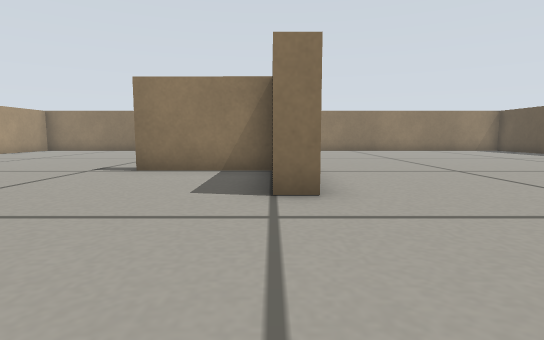
[1] (above)

16 first-person views from a walk through a Gazebo world. The camera is 0.19 m above the floor, tilts 6° down and sees 80° across. The floor is counted in squares, 0.25 m on a side. Each view is taken from the middle of a square. On the plan, view 1 faces up. The plan holds only what a view shows up to about 11 squares ahead; the rest is blank.

[2]
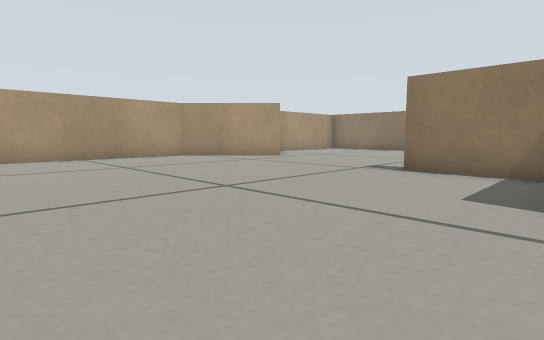

[3]
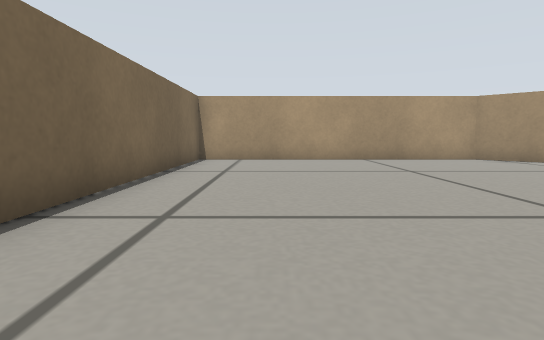

[4]
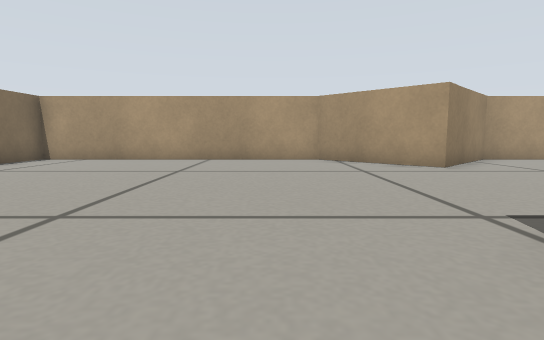

[5]
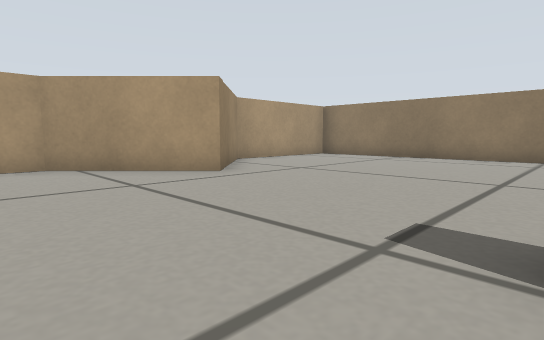

[6]
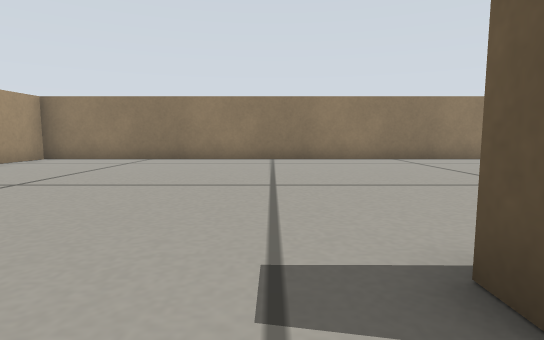

[7]
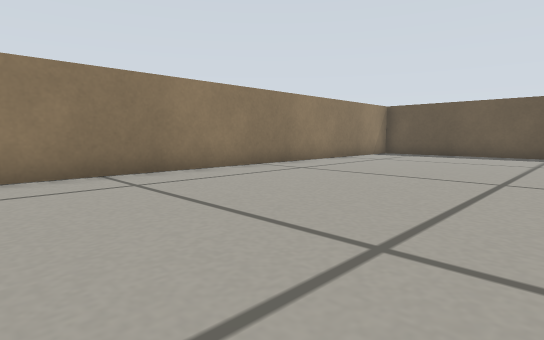

[8]
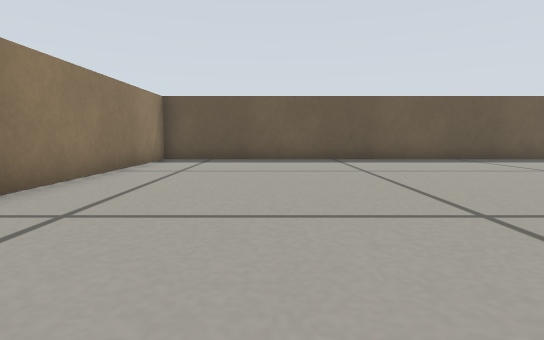

[9]
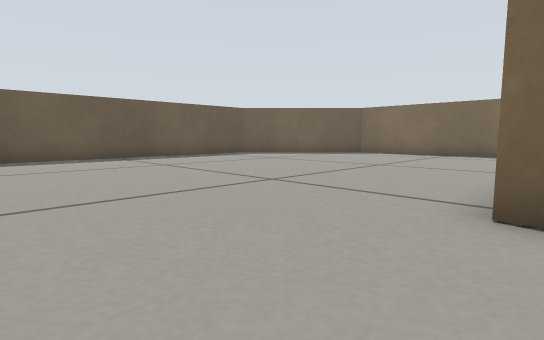

[10]
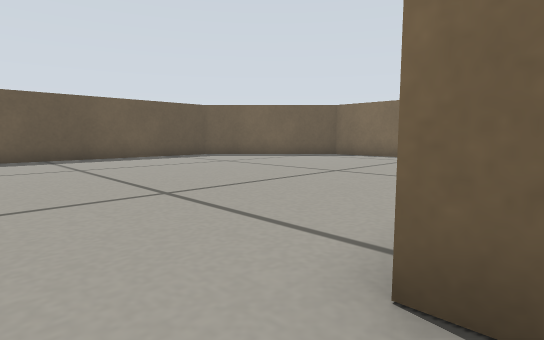

[11]
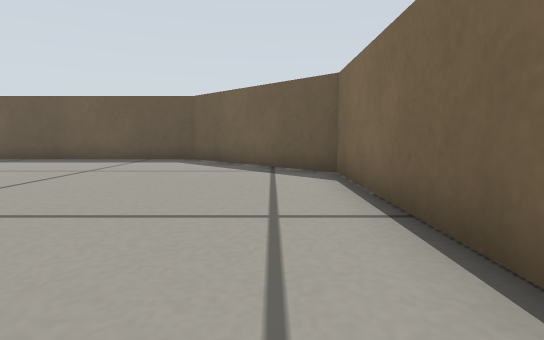

[12]
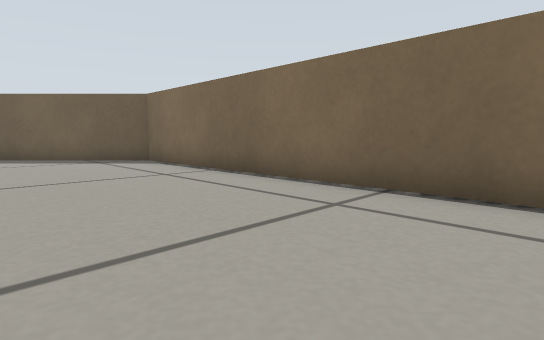

[13]
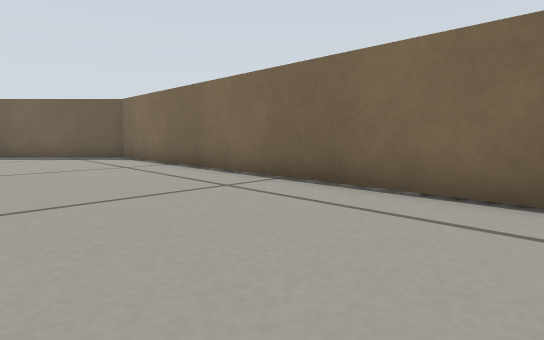

[14]
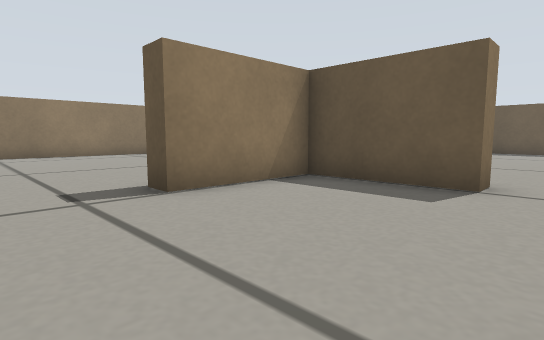

[15]
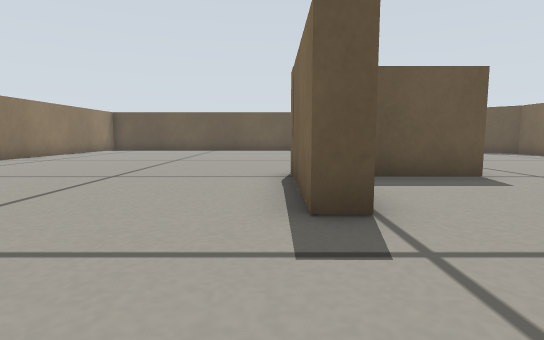

[16]
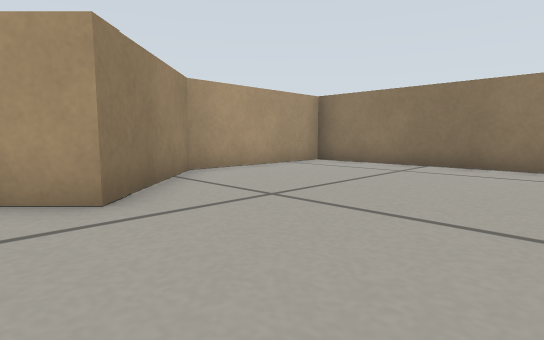

### Floor plan
Points are (right, up) in squares from view 1. A wall is a line through its corners. A room is listed if a view was taken in it or the views show most of it. See-through windows are left out.
Room 1 (views 1, 2, 3, 4, 5, 6, 7, 8, 9, 10, 11, 12, 13, 14, 15, 16)
walls: (0.6, 4.1) (0, 4.1) (0, 7) (-3, 7) (-3, 7.6) (0.6, 7.6); (-8.7, 9.1) (-11.4, 6.5) (-11.4, -2.3) (7.6, -2.3) (11.4, 1.5) (11.4, 16.5) (-11.4, 16.5) (-11.4, 11.8) (-8.7, 9.1)

Where each view was taken, in squares from view 1:
view 1: 0 up, 0 right, facing up
view 2: 0 up, 0 right, facing up-left
view 3: 0 up, 1 left, facing left
view 4: 5 up, 1 left, facing left
view 5: 5 up, 3 left, facing up-left
view 6: 6 up, 4 left, facing up
view 7: 10 up, 2 left, facing up-right
view 8: 13 up, 1 right, facing right
view 9: 11 up, 0 right, facing down-right
view 10: 9 up, 0 right, facing down-right
view 11: 1 down, 1 right, facing right
view 12: 2 up, 2 left, facing down-right
view 13: 2 up, 4 left, facing down-right
view 14: 3 up, 5 left, facing up-right
view 15: 8 up, 6 left, facing right
view 16: 8 up, 5 left, facing up-left
